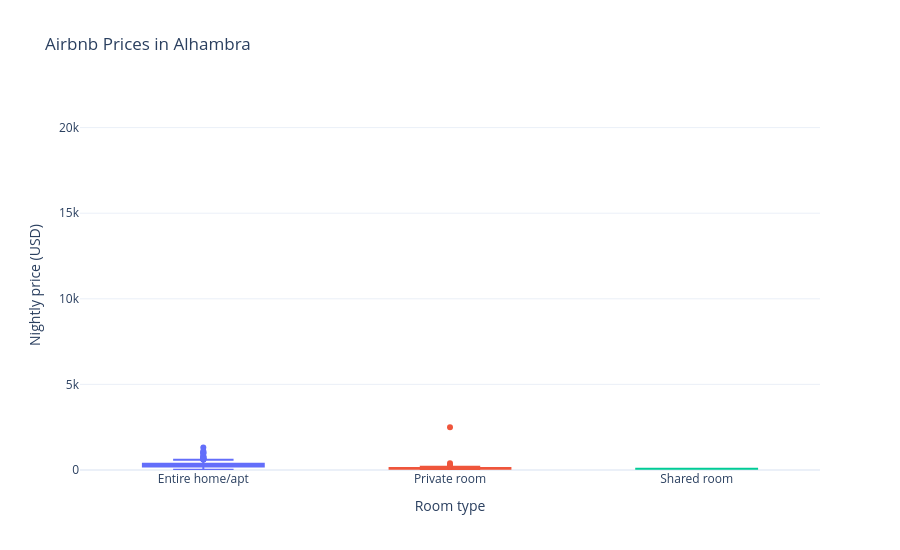
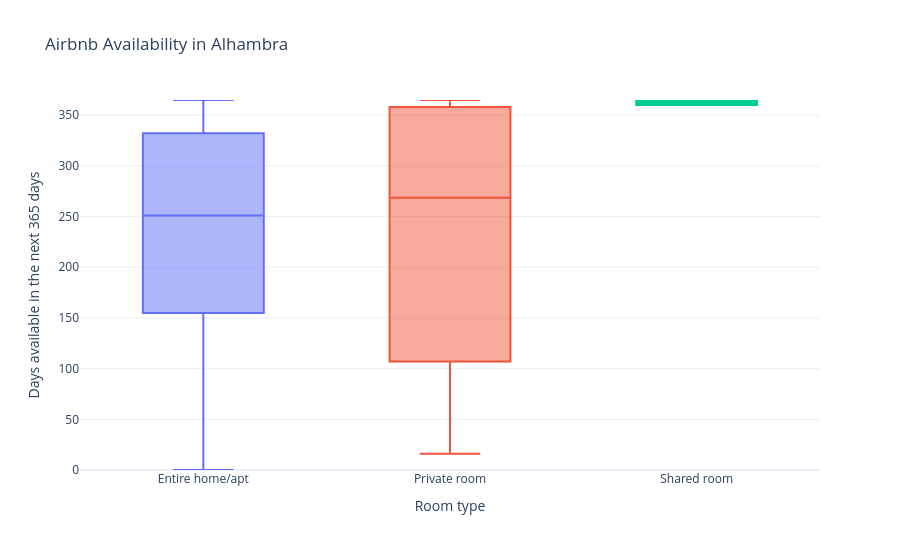
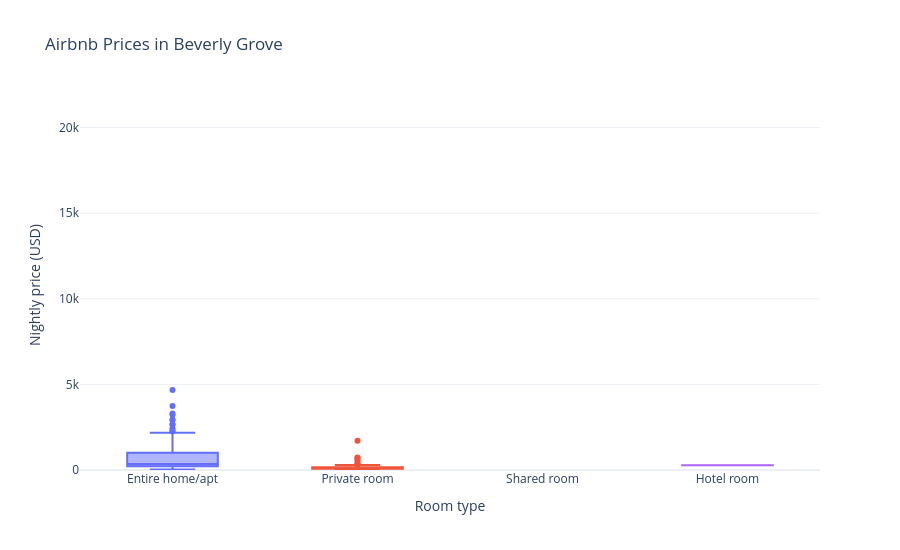
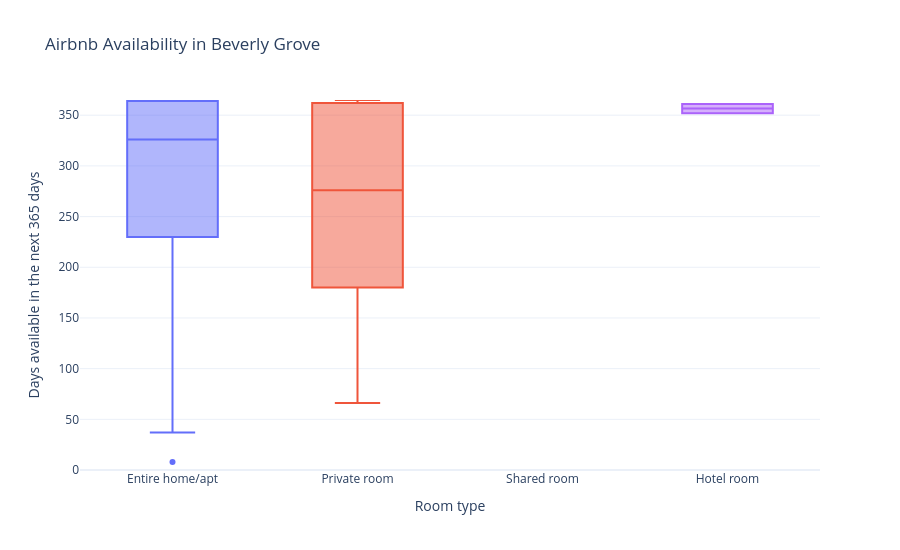

Write notebook code for charts like these, in order.
### Markdown cell above
## 19. Check the callback as a Python function

Call the callback or reusable figure function with at least two valid control values. Confirm that each call returns two Plotly figures without an error.

### Code cell
for option in neighbourhood_options[:2]:
    neighbourhood = option["value"]

    fig_price, fig_availability = update_charts(neighbourhood)

    print(f"Neighborhood: {neighbourhood}")
    print(type(fig_price))
    print(type(fig_availability))

    fig_price.show()
    fig_availability.show()

### Figure 1 — Plotly figure (JSON) as saved in the notebook; plotly's stock layout.template omitted (floating-point values rounded to 4 significant figures; data arrays with more than 128 entries replaced by an {"elided": "..."} marker saying what was removed)
{"data": [{"alignmentgroup": "True", "hovertemplate": "Room type=%{x}<br>Nightly price (USD)=%{y}<extra></extra>", "legendgroup": "Entire home/apt", "marker": {"color": "#636efa"}, "name": "Entire home/apt", "notched": false, "offsetgroup": "Entire home/apt", "orientation": "v", "showlegend": true, "type": "box", "x": {"elided": "437 str values"}, "x0": " ", "xaxis": "x", "y": {"elided": "437 float values"}, "y0": " ", "yaxis": "y"}, {"alignmentgroup": "True", "hovertemplate": "Room type=%{x}<br>Nightly price (USD)=%{y}<extra></extra>", "legendgroup": "Private room", "marker": {"color": "#EF553B"}, "name": "Private room", "notched": false, "offsetgroup": "Private room", "orientation": "v", "showlegend": true, "type": "box", "x": {"elided": "168 str values"}, "x0": " ", "xaxis": "x", "y": {"elided": "168 float values"}, "y0": " ", "yaxis": "y"}, {"alignmentgroup": "True", "hovertemplate": "Room type=%{x}<br>Nightly price (USD)=%{y}<extra></extra>", "legendgroup": "Shared room", "marker": {"color": "#00cc96"}, "name": "Shared room", "notched": false, "offsetgroup": "Shared room", "orientation": "v", "showlegend": true, "type": "box", "x": ["Shared room", "Shared room"], "x0": " ", "xaxis": "x", "y": [80.0, 74.0], "y0": " ", "yaxis": "y"}], "layout": {"boxmode": "overlay", "height": 550, "legend": {"title": {"text": "Room type"}, "tracegroupgap": 0}, "showlegend": false, "title": {"text": "Airbnb Prices in Alhambra"}, "xaxis": {"anchor": "y", "categoryarray": ["Entire home/apt", "Private room", "Shared room", "Hotel room"], "categoryorder": "array", "domain": [0, 1], "title": {"text": "Room type"}}, "yaxis": {"anchor": "x", "domain": [0, 1], "range": [0, 21610.0], "title": {"text": "Nightly price (USD)"}}}}

### Figure 2 — Plotly figure (JSON) as saved in the notebook; plotly's stock layout.template omitted (floating-point values rounded to 4 significant figures; data arrays with more than 128 entries replaced by an {"elided": "..."} marker saying what was removed)
{"data": [{"alignmentgroup": "True", "hovertemplate": "Room type=%{x}<br>Days available in the next 365 days=%{y}<extra></extra>", "legendgroup": "Entire home/apt", "marker": {"color": "#636efa"}, "name": "Entire home/apt", "notched": false, "offsetgroup": "Entire home/apt", "orientation": "v", "showlegend": true, "type": "box", "x": {"elided": "437 str values"}, "x0": " ", "xaxis": "x", "y": {"elided": "437 int values"}, "y0": " ", "yaxis": "y"}, {"alignmentgroup": "True", "hovertemplate": "Room type=%{x}<br>Days available in the next 365 days=%{y}<extra></extra>", "legendgroup": "Private room", "marker": {"color": "#EF553B"}, "name": "Private room", "notched": false, "offsetgroup": "Private room", "orientation": "v", "showlegend": true, "type": "box", "x": {"elided": "168 str values"}, "x0": " ", "xaxis": "x", "y": {"elided": "168 int values"}, "y0": " ", "yaxis": "y"}, {"alignmentgroup": "True", "hovertemplate": "Room type=%{x}<br>Days available in the next 365 days=%{y}<extra></extra>", "legendgroup": "Shared room", "marker": {"color": "#00cc96"}, "name": "Shared room", "notched": false, "offsetgroup": "Shared room", "orientation": "v", "showlegend": true, "type": "box", "x": ["Shared room", "Shared room"], "x0": " ", "xaxis": "x", "y": [364, 360], "y0": " ", "yaxis": "y"}], "layout": {"boxmode": "overlay", "height": 550, "legend": {"title": {"text": "Room type"}, "tracegroupgap": 0}, "showlegend": false, "title": {"text": "Airbnb Availability in Alhambra"}, "xaxis": {"anchor": "y", "categoryarray": ["Entire home/apt", "Private room", "Shared room", "Hotel room"], "categoryorder": "array", "domain": [0, 1], "title": {"text": "Room type"}}, "yaxis": {"anchor": "x", "domain": [0, 1], "range": [0, 365], "title": {"text": "Days available in the next 365 days"}}}}

### Figure 3 — Plotly figure (JSON) as saved in the notebook; plotly's stock layout.template omitted (floating-point values rounded to 4 significant figures; data arrays with more than 128 entries replaced by an {"elided": "..."} marker saying what was removed)
{"data": [{"alignmentgroup": "True", "hovertemplate": "Room type=%{x}<br>Nightly price (USD)=%{y}<extra></extra>", "legendgroup": "Entire home/apt", "marker": {"color": "#636efa"}, "name": "Entire home/apt", "notched": false, "offsetgroup": "Entire home/apt", "orientation": "v", "showlegend": true, "type": "box", "x": {"elided": "355 str values"}, "x0": " ", "xaxis": "x", "y": {"elided": "355 float values"}, "y0": " ", "yaxis": "y"}, {"alignmentgroup": "True", "hovertemplate": "Room type=%{x}<br>Nightly price (USD)=%{y}<extra></extra>", "legendgroup": "Private room", "marker": {"color": "#EF553B"}, "name": "Private room", "notched": false, "offsetgroup": "Private room", "orientation": "v", "showlegend": true, "type": "box", "x": ["Private room", "Private room", "Private room", "Private room", "Private room", "Private room", "Private room", "Private room", "Private room", "Private room", "Private room", "Private room", "Private room", "Private room", "Private room", "Private room", "Private room", "Private room", "Private room", "Private room", "Private room", "Private room", "Private room", "Private room", "Private room", "Private room", "Private room", "Private room", "Private room", "Private room", "Private room", "Private room", "Private room", "Private room", "Private room", "Private room", "Private room", "Private room", "Private room", "Private room", "Private room", "Private room", "Private room", "Private room", "Private room", "Private room", "Private room", "Private room", "Private room", "Private room", "Private room", "Private room", "Private room", "Private room", "Private room", "Private room", "Private room", "Private room", "Private room", "Private room", "Private room", "Private room", "Private room", "Private room", "Private room", "Private room", "Private room", "Private room", "Private room", "Private room", "Private room", "Private room", "Private room", "Private room", "Private room", "Private room", "Private room", "Private room", "Private room"], "x0": " ", "xaxis": "x", "y": [8.0, 100.0, 84.0, 116.0, 84.0, 98.0, 114.0, 75.0, 191.0, 101.0, 125.0, 146.0, 85.0, 219.0, 78.0, 142.0, 156.0, 64.0, 90.0, 54.0, 240.0, 63.0, 313.0, 75.0, 78.0, 77.0, 78.0, 118.0, 186.0, 617.0, 94.0, 47.0, 70.0, 248.0, 698.0, 518.0, 101.0, 233.0, 105.0, 77.0, 76.0, 79.0, 77.0, 357.0, 77.0, 67.0, 77.0, 83.0, 98.0, 153.0, 116.0, 1710.0, 114.0, 114.0, 99.0, 158.0, 244.0, 95.0, 83.0, 78.0, 127.0, 75.0, 76.0, 76.0, 76.0, 71.0, 65.0, 83.0, 214.0, 296.0, 301.0, 301.0, 296.0, 732.0, 166.0, 164.0, 96.0, 102.0, 81.0], "y0": " ", "yaxis": "y"}, {"alignmentgroup": "True", "hovertemplate": "Room type=%{x}<br>Nightly price (USD)=%{y}<extra></extra>", "legendgroup": "Hotel room", "marker": {"color": "#ab63fa"}, "name": "Hotel room", "notched": false, "offsetgroup": "Hotel room", "orientation": "v", "showlegend": true, "type": "box", "x": ["Hotel room", "Hotel room", "Hotel room", "Hotel room"], "x0": " ", "xaxis": "x", "y": [282.0, 282.0, 274.0, 274.0], "y0": " ", "yaxis": "y"}], "layout": {"boxmode": "overlay", "height": 550, "legend": {"title": {"text": "Room type"}, "tracegroupgap": 0}, "showlegend": false, "title": {"text": "Airbnb Prices in Beverly Grove"}, "xaxis": {"anchor": "y", "categoryarray": ["Entire home/apt", "Private room", "Shared room", "Hotel room"], "categoryorder": "array", "domain": [0, 1], "title": {"text": "Room type"}}, "yaxis": {"anchor": "x", "domain": [0, 1], "range": [0, 21610.0], "title": {"text": "Nightly price (USD)"}}}}

### Figure 4 — Plotly figure (JSON) as saved in the notebook; plotly's stock layout.template omitted (floating-point values rounded to 4 significant figures; data arrays with more than 128 entries replaced by an {"elided": "..."} marker saying what was removed)
{"data": [{"alignmentgroup": "True", "hovertemplate": "Room type=%{x}<br>Days available in the next 365 days=%{y}<extra></extra>", "legendgroup": "Entire home/apt", "marker": {"color": "#636efa"}, "name": "Entire home/apt", "notched": false, "offsetgroup": "Entire home/apt", "orientation": "v", "showlegend": true, "type": "box", "x": {"elided": "355 str values"}, "x0": " ", "xaxis": "x", "y": {"elided": "355 int values"}, "y0": " ", "yaxis": "y"}, {"alignmentgroup": "True", "hovertemplate": "Room type=%{x}<br>Days available in the next 365 days=%{y}<extra></extra>", "legendgroup": "Private room", "marker": {"color": "#EF553B"}, "name": "Private room", "notched": false, "offsetgroup": "Private room", "orientation": "v", "showlegend": true, "type": "box", "x": ["Private room", "Private room", "Private room", "Private room", "Private room", "Private room", "Private room", "Private room", "Private room", "Private room", "Private room", "Private room", "Private room", "Private room", "Private room", "Private room", "Private room", "Private room", "Private room", "Private room", "Private room", "Private room", "Private room", "Private room", "Private room", "Private room", "Private room", "Private room", "Private room", "Private room", "Private room", "Private room", "Private room", "Private room", "Private room", "Private room", "Private room", "Private room", "Private room", "Private room", "Private room", "Private room", "Private room", "Private room", "Private room", "Private room", "Private room", "Private room", "Private room", "Private room", "Private room", "Private room", "Private room", "Private room", "Private room", "Private room", "Private room", "Private room", "Private room", "Private room", "Private room", "Private room", "Private room", "Private room", "Private room", "Private room", "Private room", "Private room", "Private room", "Private room", "Private room", "Private room", "Private room", "Private room", "Private room", "Private room", "Private room", "Private room", "Private room"], "x0": " ", "xaxis": "x", "y": [358, 292, 188, 364, 365, 364, 89, 363, 362, 207, 365, 365, 89, 365, 89, 270, 89, 317, 180, 328, 66, 89, 365, 179, 365, 365, 320, 122, 365, 365, 269, 276, 165, 263, 150, 298, 269, 269, 360, 269, 269, 269, 178, 269, 269, 89, 75, 250, 108, 179, 229, 360, 269, 269, 365, 88, 364, 90, 180, 364, 342, 320, 327, 364, 364, 364, 198, 365, 331, 319, 279, 295, 319, 89, 313, 362, 88, 315, 261], "y0": " ", "yaxis": "y"}, {"alignmentgroup": "True", "hovertemplate": "Room type=%{x}<br>Days available in the next 365 days=%{y}<extra></extra>", "legendgroup": "Hotel room", "marker": {"color": "#ab63fa"}, "name": "Hotel room", "notched": false, "offsetgroup": "Hotel room", "orientation": "v", "showlegend": true, "type": "box", "x": ["Hotel room", "Hotel room", "Hotel room", "Hotel room"], "x0": " ", "xaxis": "x", "y": [352, 352, 361, 361], "y0": " ", "yaxis": "y"}], "layout": {"boxmode": "overlay", "height": 550, "legend": {"title": {"text": "Room type"}, "tracegroupgap": 0}, "showlegend": false, "title": {"text": "Airbnb Availability in Beverly Grove"}, "xaxis": {"anchor": "y", "categoryarray": ["Entire home/apt", "Private room", "Shared room", "Hotel room"], "categoryorder": "array", "domain": [0, 1], "title": {"text": "Room type"}}, "yaxis": {"anchor": "x", "domain": [0, 1], "range": [0, 365], "title": {"text": "Days available in the next 365 days"}}}}
